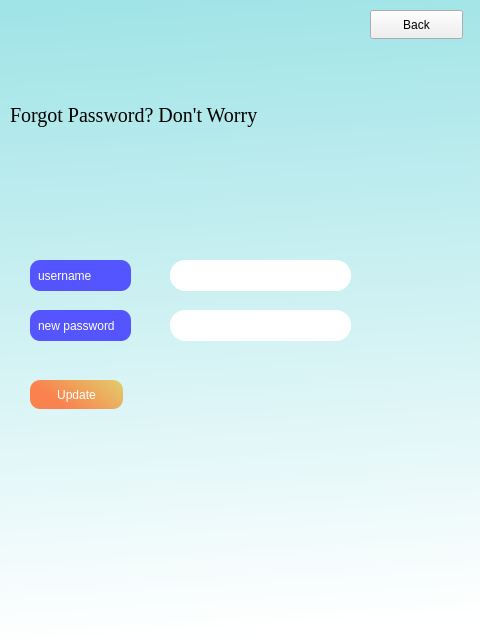
<?xml version="1.0" encoding="UTF-8"?>
<ui version="4.0">
 <class>forgotPassword</class>
 <widget class="QDialog" name="forgotPassword">
  <property name="geometry">
   <rect>
    <x>0</x>
    <y>0</y>
    <width>480</width>
    <height>640</height>
   </rect>
  </property>
  <property name="windowTitle">
   <string>Dialog</string>
  </property>
  <property name="styleSheet">
   <string notr="true">#forgotPassword{

	background-color: qlineargradient(spread:pad, x1:0.280788, y1:0.0113636, x2:0.330039, y2:1, stop:0 rgba(161, 228, 231, 255), stop:1 rgba(255, 255, 255, 255));
}
*{
font-family:&quot;Times New Roman&quot;;
}


.QLineEdit{
border-radius: 15px ;

}</string>
  </property>
  <widget class="QLabel" name="logo">
   <property name="geometry">
    <rect>
     <x>10</x>
     <y>10</y>
     <width>251</width>
     <height>61</height>
    </rect>
   </property>
   <property name="styleSheet">
    <string notr="true">background-repeat:no-repeat;
background-image: url(:/images/travelSphere.png);</string>
   </property>
   <property name="text">
    <string/>
   </property>
  </widget>
  <widget class="QLabel" name="label">
   <property name="geometry">
    <rect>
     <x>10</x>
     <y>90</y>
     <width>391</width>
     <height>51</height>
    </rect>
   </property>
   <property name="font">
    <font>
     <family>Times New Roman</family>
     <pointsize>15</pointsize>
    </font>
   </property>
   <property name="text">
    <string>Forgot Password? Don't Worry</string>
   </property>
  </widget>
  <widget class="QLabel" name="label_2">
   <property name="geometry">
    <rect>
     <x>30</x>
     <y>260</y>
     <width>101</width>
     <height>31</height>
    </rect>
   </property>
   <property name="styleSheet">
    <string notr="true">#label_2{
background-color: rgb(85, 85, 255) ;
color: white; 
border-radius : 10px ;
padding: 5px ;

}</string>
   </property>
   <property name="text">
    <string>username</string>
   </property>
  </widget>
  <widget class="QLabel" name="label_3">
   <property name="geometry">
    <rect>
     <x>30</x>
     <y>310</y>
     <width>101</width>
     <height>31</height>
    </rect>
   </property>
   <property name="styleSheet">
    <string notr="true">#label_3{
background-color: rgb(85, 85, 255) ;
color: white; 
border-radius : 10px ;
padding: 5px ;

}</string>
   </property>
   <property name="text">
    <string>new password</string>
   </property>
  </widget>
  <widget class="QLineEdit" name="username_lineEdit">
   <property name="geometry">
    <rect>
     <x>170</x>
     <y>260</y>
     <width>181</width>
     <height>31</height>
    </rect>
   </property>
  </widget>
  <widget class="QLineEdit" name="newPassword_lineEdit">
   <property name="geometry">
    <rect>
     <x>170</x>
     <y>310</y>
     <width>181</width>
     <height>31</height>
    </rect>
   </property>
  </widget>
  <widget class="QPushButton" name="update_PushButton">
   <property name="geometry">
    <rect>
     <x>30</x>
     <y>380</y>
     <width>93</width>
     <height>29</height>
    </rect>
   </property>
   <property name="styleSheet">
    <string notr="true">#update_PushButton{
background-color: qlineargradient(spread:pad, x1:0.0788177, y1:0.380682, x2:1, y2:0, stop:0.0640394 rgba(250, 130, 78, 255), stop:1 rgba(224, 206, 107, 255));
color:white;
border-radius: 10px ;
}</string>
   </property>
   <property name="text">
    <string>Update</string>
   </property>
  </widget>
  <widget class="QPushButton" name="back">
   <property name="geometry">
    <rect>
     <x>370</x>
     <y>10</y>
     <width>93</width>
     <height>29</height>
    </rect>
   </property>
   <property name="text">
    <string>Back</string>
   </property>
  </widget>
 </widget>
 <resources/>
 <connections/>
</ui>
